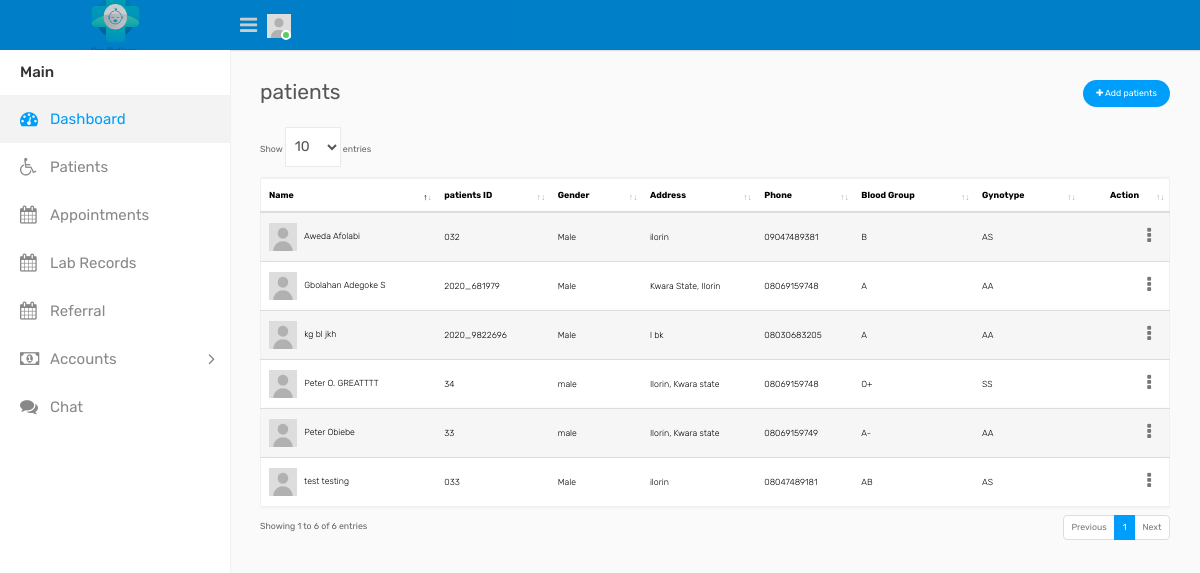
/patients.php, run on the app's committed database.
### tables this page shows
CREATE TABLE `patient` (
  `id` int(11) NOT NULL,
  `patient_id` varchar(100) NOT NULL,
  `name` varchar(500) NOT NULL,
  `email` varchar(100) NOT NULL,
  `password` varchar(100) NOT NULL,
  `gender` varchar(100) NOT NULL,
  `dob` varchar(255) NOT NULL,
  `phone_no` varchar(15) NOT NULL,
  `genotype` varchar(15) NOT NULL,
  `blood` varchar(15) NOT NULL,
  `address` varchar(500) NOT NULL,
  `nextofkin` varchar(100) NOT NULL,
  `nextofkin_phone` varchar(100) NOT NULL,
  `appointment` int(11) NOT NULL DEFAULT '0',
  `note` varchar(255) DEFAULT NULL,
  `date_created` varchar(100) NOT NULL,
  `date_updated` varchar(100) DEFAULT NULL
);

### patients.php (the view, shortened to what this page needs)
<?php
include('connection.php');
$sql = "SELECT * FROM patient ORDER BY patient_id ";
$run = mysqli_query($connect,$sql);
$rows = mysqli_fetch_all($run, MYSQLI_ASSOC);
?>
<!DOCTYPE html>
<html lang="en">
<head>
    <link rel="stylesheet" type="text/css" href="assets/css/bootstrap.min.css">
    <link rel="stylesheet" type="text/css" href="assets/css/font-awesome.min.css">
    <link rel="stylesheet" type="text/css" href="assets/css/select2.min.css">
    <link rel="stylesheet" type="text/css" href="assets/css/dataTables.bootstrap4.min.css">
    <link rel="stylesheet" type="text/css" href="assets/css/bootstrap-datetimepicker.min.css">
    <link rel="stylesheet" type="text/css" href="assets/css/style.css">
</head>
<body>
    <div class="main-wrapper">
        <?php include('header.php')?>
        <div class="page-wrapper">
            <div class="content">
                <div class="row">
                    <div class="col-sm-4 col-3">
                        <h4 class="page-title">patients</h4>
                    </div>
                    <div class="col-sm-8 col-9 text-right m-b-20">
                        <a href="add-patient.php" class="btn btn btn-primary btn-rounded float-right"><i class="fa fa-plus"></i> Add patients</a>
                    </div>
                </div>
				<div class="row">
					<div class="col-md-12">
						<div class="table-responsive">
							<table class="table table-border table-striped custom-table datatable mb-0">
								<thead>
									<tr>
										<th>Name</th>
										<th>patients ID</th>
										<th>Gender</th>
										<th>Address</th>
										<th>Phone</th>
										<th>Blood Group</th>
										<th>Gynotype</th>
										<th class="text-right">Action</th>
									</tr>
								</thead>
								<tbody>
								<?php foreach ($rows as $row): ?>
									<tr>
										<td><img width="28" height="28" src="assets/img/user.jpg" class="rounded-circle m-r-5" alt=""> <?php echo $row['name']?></td>
										<td><?php echo $row['patient_id']?></td>
										<td><?php echo $row['gender']?></td>
										<td><?php echo $row['address']?></td>
										<td><?php echo $row['phone_no']?></td>
										<td><?php echo $row['blood']?></td>
										<td><?php echo $row['genotype']?></td>
										<td class="text-right">
											<div class="dropdown dropdown-action">
												<a href="#" class="action-icon dropdown-toggle" data-toggle="dropdown" aria-expanded="false"><i class="fa fa-ellipsis-v"></i></a>
											</div>
										</td>
									</tr>
									<?php endforeach; ?>
								</tbody>
							</table>
						</div>
					</div>
                </div>
            </div>
        </div>
    </div>
</body>
</html>

### header.php (shortened to what this page needs)
<?php
$role = $_SESSION['job_role'];
?>
<div class="header" >
		<div class="header-left">
			<a href="index.php" class="logo">
			<h2 style="color:white"><img src="assets/img/logo.png" alt="cradlecare" height="80px" width="80px" title="Back Home"></h2>
			</a>
		</div>
		<a id="toggle_btn" href="javascript:void(0);"><i class="fa fa-bars"></i></a>
           <ul class="nav user-menu float-right">
               <li class="nav-item dropdown has-arrow">
                   <a href="#" class="dropdown-toggle nav-link user-link" data-toggle="dropdown">
                       <span class="user-img">
						<img class="rounded-circle" src="assets/img/user.jpg" width="24" alt="Admin">
						<span class="status online"></span>
					</span>
                   </a>
               </li>
           </ul>
       </div>
       <div class="sidebar" id="sidebar">
           <div class="sidebar-inner slimscroll">
		<?php if($role == "Admin" || $role == "Doctor")
		{
             echo '  <div id="sidebar-menu" class="sidebar-menu">
                   <ul>
                       <li class="menu-title">Main</li>
                       <li class="active">
                           <a href="dashboard.php"><i class="fa fa-dashboard"></i> <span>Dashboard</span></a>
                       </li>
					<li>
					<a href = "diag.php"><i class = "fa fa-stethoscope"></i><span>Diagnosis</span></a>
					</li>
					<li>
                           <a href="doctors.php"><i class="fa fa-user-md"></i> <span>Doctors</span></a>
                       </li>
                       <li>
                           <a href="patients.php"><i class="fa fa-wheelchair"></i> <span>Patients</span></a>
                       </li>
                       <li>
                           <a href="appointments.php"><i class="fa fa-calendar"></i> <span>Appointments</span></a>
                       </li>
					<li>
                           <a href="lab-result.php"><i class="fa fa-stethoscope"></i> <span>Lab Report</span></a>
                       </li>
					<li class="submenu">
						<a href="#"><i class="fa fa-user"></i> <span> Employees </span> <span class="menu-arrow"></span></a>
						<ul style="display: none;">
							<li><a href="employees.php">Employees List</a></li>
						</ul>
					</li>
					<li class="submenu">
						<a href="#"><i class="fa fa-money"></i> <span> Accounts </span> <span class="menu-arrow"></span></a>
						<ul style="display: none;">
							<li><a href="add-paymennt.php">Add Payment</a></li>
							<li><a href="invoices.php">Invoices</a></li>
							<li><a href="payments.php">Account Report</a></li>
						</ul>
					</li>
					<li class="submenu">
						<a href="#"><i class="fa fa-book"></i> <span> Payroll </span> <span class="menu-arrow"></span></a>
						<ul style="display: none;">
							<li><a href="salary.php"> Employee Salary </a></li>
						</ul>
					</li>
                       <li>
                           <a href="chat.php"><i class="fa fa-comments"></i> <span>Chat</span> </a>
                       </li>
                   </ul>
               </div>';
		}else
		{
			echo '  <div id="sidebar-menu" class="sidebar-menu">
                   <ul>
                       <li class="menu-title">Main</li>
                       <li class="active">
                           <a href="index.php"><i class="fa fa-dashboard"></i> <span>Dashboard</span></a>
                       </li>
                       <li>
                           <a href="patients.php"><i class="fa fa-wheelchair"></i> <span>Patients</span></a>
                       </li>
                       <li>
                           <a href="appointments.php"><i class="fa fa-calendar"></i> <span>Appointments</span></a>
                       </li>
					 <li>
                           <a href="lab.php"><i class="fa fa-calendar"></i> <span>Lab Records</span></a>
                       </li>
					<li>
                           <a href="ref.php"><i class="fa fa-calendar"></i> <span>Referral</span></a>
                       </li>
					<li class="submenu">
						<a href="#"><i class="fa fa-money"></i> <span> Accounts </span> <span class="menu-arrow"></span></a>
						<ul style="display: none;">
							<li><a href="invoices.php">Invoices</a></li>
						</ul>
					</li>
                       <li>
                           <a href="chat.php"><i class="fa fa-comments"></i> <span>Chat</span> </a>
                       </li>
                   </ul>
               </div>';
		}
		?>
           </div>
       </div>

### data on the page
patient: name "Aweda Afolabi", patient "032", gender "Male", address "ilorin", phone_no "09047489381", blood "B", genotype "AS"
patient: name "test testing", patient "033", gender "Male", address "ilorin", phone_no "08047489181", blood "AB", genotype "AS"
patient: name "Gbolahan Adegoke S", patient "2020_681979", gender "Male", address "Kwara State, Ilorin", phone_no "08069159748", blood "A", genotype "AA"
patient: name "kg bl jkh", patient "2020_9822696", gender "Male", address "l bk", phone_no "08030683205", blood "A", genotype "AA"
patient: name "Peter Obiebe", patient "33", gender "male", address "Ilorin, Kwara state", phone_no "08069159749", blood "A-", genotype "AA"
patient: name "Peter O. GREATTTT", patient "34", gender "male", address "Ilorin, Kwara state", phone_no "08069159748", blood "O+", genotype "SS"
